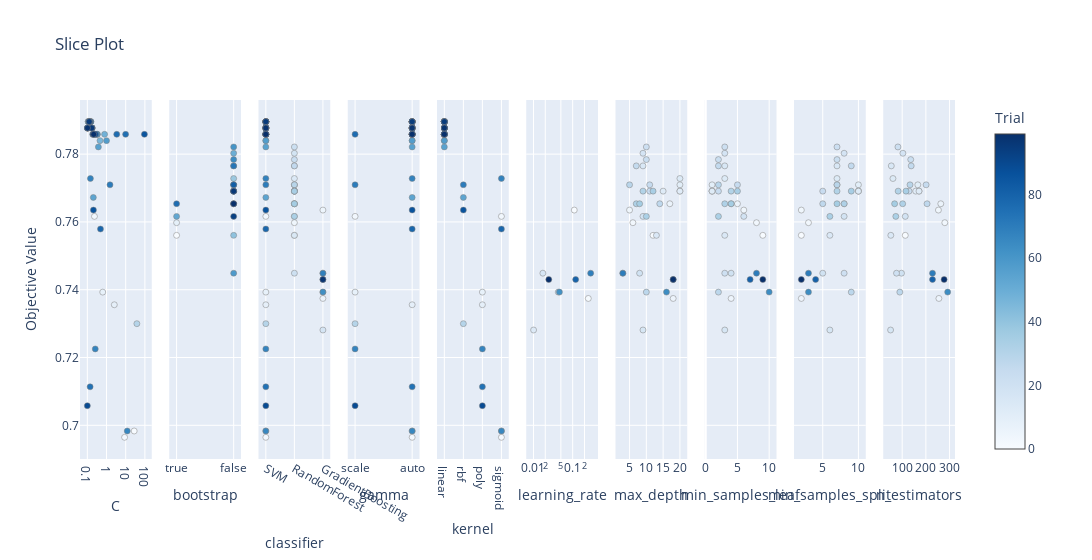

Notebook source saved alongside this figure:
### Code cell
# 3. Slice Plot
plot_slice(study).show()

### Figure 1 — Plotly figure (JSON) as saved in the notebook; plotly's stock layout.template omitted (floating-point values rounded to 4 significant figures)
{"data": [{"marker": {"color": [0, 2, 3, 8, 9, 30, 36, 37, 38, 39, 40, 41, 42, 43, 44, 45, 46, 47, 48, 49, 50, 51, 52, 53, 54, 55, 56, 57, 58, 59, 60, 61, 62, 64, 65, 66, 67, 68, 70, 71, 72, 73, 74, 75, 76, 77, 78, 80, 81, 82, 83, 84, 85, 86, 87, 88, 89, 90, 91, 92, 93, 94, 95, 96, 98, 99], "colorbar": {"title": {"text": "Trial"}, "x": 1, "xpad": 40}, "colorscale": [[0, "rgb(247,251,255)"], [0.125, "rgb(222,235,247)"], [0.25, "rgb(198,219,239)"], [0.375, "rgb(158,202,225)"], [0.5, "rgb(107,174,214)"], [0.625, "rgb(66,146,198)"], [0.75, "rgb(33,113,181)"], [0.875, "rgb(8,81,156)"], [1, "rgb(8,48,107)"]], "line": {"color": "Grey", "width": 0.5}, "showscale": true}, "mode": "markers", "name": "Feasible Trial", "showlegend": false, "type": "scatter", "x": [27.67, 8.756, 0.2346, 0.6337, 2.544, 38.16, 0.1108, 0.1252, 0.1898, 0.1024, 0.1112, 0.1033, 0.1138, 0.1083, 0.3322, 0.1026, 0.456, 0.2122, 0.7923, 0.1037, 0.2018, 0.1009, 0.1799, 0.1149, 0.2056, 0.3768, 0.174, 1.001, 0.1553, 0.3295, 0.1344, 0.1438, 0.1544, 0.3099, 0.142, 12.03, 0.259, 0.1447, 1.516, 0.1432, 0.1511, 0.2462, 0.1393, 9.893, 3.401, 0.139, 0.4841, 0.2467, 0.1242, 0.1762, 0.1004, 0.132, 94.49, 0.2077, 0.1255, 0.2675, 0.1, 0.1753, 0.1344, 0.1667, 0.125, 0.1996, 0.1252, 0.1705, 0.1022, 0.2157], "xaxis": "x", "y": [0.6983, 0.6965, 0.7616, 0.7393, 0.7356, 0.73, 0.7896, 0.7896, 0.7858, 0.7877, 0.7896, 0.7877, 0.7896, 0.7877, 0.7858, 0.7877, 0.784, 0.7858, 0.7858, 0.7877, 0.7858, 0.7877, 0.7877, 0.7896, 0.7672, 0.7821, 0.7877, 0.784, 0.7877, 0.7858, 0.7896, 0.7896, 0.7896, 0.7858, 0.7896, 0.6983, 0.7225, 0.7728, 0.7709, 0.7896, 0.7896, 0.7858, 0.7114, 0.7858, 0.7858, 0.7896, 0.7579, 0.7858, 0.7896, 0.7877, 0.7877, 0.7896, 0.7858, 0.7635, 0.7896, 0.7858, 0.7058, 0.7877, 0.7896, 0.7877, 0.7896, 0.7858, 0.7896, 0.7877, 0.7877, 0.7858], "yaxis": "y"}, {"marker": {"color": [1, 4, 7, 10, 11, 12, 13, 14, 15, 16, 18, 19, 21, 22, 23, 24, 25, 26, 27, 29, 31, 32, 33, 34, 35], "colorbar": {"title": {"text": "Trial"}, "x": 1, "xpad": 40}, "colorscale": [[0, "rgb(247,251,255)"], [0.125, "rgb(222,235,247)"], [0.25, "rgb(198,219,239)"], [0.375, "rgb(158,202,225)"], [0.5, "rgb(107,174,214)"], [0.625, "rgb(66,146,198)"], [0.75, "rgb(33,113,181)"], [0.875, "rgb(8,81,156)"], [1, "rgb(8,48,107)"]], "line": {"color": "Grey", "width": 0.5}, "showscale": false}, "mode": "markers", "name": "Feasible Trial", "showlegend": false, "type": "scatter", "x": [true, true, false, false, false, false, false, false, false, false, false, true, false, false, false, false, false, false, true, false, false, false, false, false, false], "xaxis": "x2", "y": [0.7561, 0.7598, 0.7654, 0.7691, 0.7709, 0.7691, 0.7691, 0.7728, 0.7561, 0.7765, 0.7803, 0.7616, 0.7449, 0.7821, 0.7784, 0.7691, 0.7709, 0.7765, 0.7654, 0.7709, 0.7691, 0.7654, 0.7616, 0.7691, 0.7654], "yaxis": "y2"}, {"marker": {"color": [0, 1, 2, 3, 4, 5, 6, 7, 8, 9, 10, 11, 12, 13, 14, 15, 16, 17, 18, 19, 20, 21, 22, 23, 24, 25, 26, 27, 28, 29, 30, 31, 32, 33, 34, 35, 36, 37, 38, 39, 40, 41, 42, 43, 44, 45, 46, 47, 48, 49, 50, 51, 52, 53, 54, 55, 56, 57, 58, 59, 60, 61, 62, 63, 64, 65, 66, 67, 68, 69, 70, 71, 72, 73, 74, 75, 76, 77, 78, 79, 80, 81, 82, 83, 84, 85, 86, 87, 88, 89, 90, 91, 92, 93, 94, 95, 96, 97, 98, 99], "colorbar": {"title": {"text": "Trial"}, "x": 1, "xpad": 40}, "colorscale": [[0, "rgb(247,251,255)"], [0.125, "rgb(222,235,247)"], [0.25, "rgb(198,219,239)"], [0.375, "rgb(158,202,225)"], [0.5, "rgb(107,174,214)"], [0.625, "rgb(66,146,198)"], [0.75, "rgb(33,113,181)"], [0.875, "rgb(8,81,156)"], [1, "rgb(8,48,107)"]], "line": {"color": "Grey", "width": 0.5}, "showscale": false}, "mode": "markers", "name": "Feasible Trial", "showlegend": false, "type": "scatter", "x": ["SVM", "RandomForest", "SVM", "SVM", "RandomForest", "GradientBoosting", "GradientBoosting", "RandomForest", "SVM", "SVM", "RandomForest", "RandomForest", "RandomForest", "RandomForest", "RandomForest", "RandomForest", "RandomForest", "GradientBoosting", "RandomForest", "RandomForest", "GradientBoosting", "RandomForest", "RandomForest", "RandomForest", "RandomForest", "RandomForest", "RandomForest", "RandomForest", "GradientBoosting", "RandomForest", "SVM", "RandomForest", "RandomForest", "RandomForest", "RandomForest", "RandomForest", "SVM", "SVM", "SVM", "SVM", "SVM", "SVM", "SVM", "SVM", "SVM", "SVM", "SVM", "SVM", "SVM", "SVM", "SVM", "SVM", "SVM", "SVM", "SVM", "SVM", "SVM", "SVM", "SVM", "SVM", "SVM", "SVM", "SVM", "GradientBoosting", "SVM", "SVM", "SVM", "SVM", "SVM", "GradientBoosting", "SVM", "SVM", "SVM", "SVM", "SVM", "SVM", "SVM", "SVM", "SVM", "GradientBoosting", "SVM", "SVM", "SVM", "SVM", "SVM", "SVM", "SVM", "SVM", "SVM", "SVM", "SVM", "SVM", "SVM", "SVM", "SVM", "SVM", "SVM", "GradientBoosting", "SVM", "SVM"], "xaxis": "x3", "y": [0.6983, 0.7561, 0.6965, 0.7616, 0.7598, 0.7635, 0.7374, 0.7654, 0.7393, 0.7356, 0.7691, 0.7709, 0.7691, 0.7691, 0.7728, 0.7561, 0.7765, 0.7281, 0.7803, 0.7616, 0.7449, 0.7449, 0.7821, 0.7784, 0.7691, 0.7709, 0.7765, 0.7654, 0.7393, 0.7709, 0.73, 0.7691, 0.7654, 0.7616, 0.7691, 0.7654, 0.7896, 0.7896, 0.7858, 0.7877, 0.7896, 0.7877, 0.7896, 0.7877, 0.7858, 0.7877, 0.784, 0.7858, 0.7858, 0.7877, 0.7858, 0.7877, 0.7877, 0.7896, 0.7672, 0.7821, 0.7877, 0.784, 0.7877, 0.7858, 0.7896, 0.7896, 0.7896, 0.7393, 0.7858, 0.7896, 0.6983, 0.7225, 0.7728, 0.7449, 0.7709, 0.7896, 0.7896, 0.7858, 0.7114, 0.7858, 0.7858, 0.7896, 0.7579, 0.743, 0.7858, 0.7896, 0.7877, 0.7877, 0.7896, 0.7858, 0.7635, 0.7896, 0.7858, 0.7058, 0.7877, 0.7896, 0.7877, 0.7896, 0.7858, 0.7896, 0.7877, 0.743, 0.7877, 0.7858], "yaxis": "y3"}, {"marker": {"color": [0, 2, 3, 8, 9, 30, 36, 37, 38, 39, 40, 41, 42, 43, 44, 45, 46, 47, 48, 49, 50, 51, 52, 53, 54, 55, 56, 57, 58, 59, 60, 61, 62, 64, 65, 66, 67, 68, 70, 71, 72, 73, 74, 75, 76, 77, 78, 80, 81, 82, 83, 84, 85, 86, 87, 88, 89, 90, 91, 92, 93, 94, 95, 96, 98, 99], "colorbar": {"title": {"text": "Trial"}, "x": 1, "xpad": 40}, "colorscale": [[0, "rgb(247,251,255)"], [0.125, "rgb(222,235,247)"], [0.25, "rgb(198,219,239)"], [0.375, "rgb(158,202,225)"], [0.5, "rgb(107,174,214)"], [0.625, "rgb(66,146,198)"], [0.75, "rgb(33,113,181)"], [0.875, "rgb(8,81,156)"], [1, "rgb(8,48,107)"]], "line": {"color": "Grey", "width": 0.5}, "showscale": false}, "mode": "markers", "name": "Feasible Trial", "showlegend": false, "type": "scatter", "x": ["auto", "auto", "scale", "scale", "auto", "scale", "auto", "auto", "auto", "auto", "auto", "auto", "auto", "auto", "auto", "auto", "auto", "auto", "auto", "auto", "auto", "auto", "auto", "auto", "auto", "auto", "auto", "auto", "auto", "auto", "auto", "auto", "auto", "auto", "auto", "auto", "scale", "auto", "scale", "auto", "auto", "auto", "auto", "auto", "scale", "auto", "auto", "auto", "auto", "auto", "auto", "auto", "auto", "auto", "auto", "auto", "scale", "auto", "auto", "auto", "auto", "auto", "auto", "auto", "auto", "auto"], "xaxis": "x4", "y": [0.6983, 0.6965, 0.7616, 0.7393, 0.7356, 0.73, 0.7896, 0.7896, 0.7858, 0.7877, 0.7896, 0.7877, 0.7896, 0.7877, 0.7858, 0.7877, 0.784, 0.7858, 0.7858, 0.7877, 0.7858, 0.7877, 0.7877, 0.7896, 0.7672, 0.7821, 0.7877, 0.784, 0.7877, 0.7858, 0.7896, 0.7896, 0.7896, 0.7858, 0.7896, 0.6983, 0.7225, 0.7728, 0.7709, 0.7896, 0.7896, 0.7858, 0.7114, 0.7858, 0.7858, 0.7896, 0.7579, 0.7858, 0.7896, 0.7877, 0.7877, 0.7896, 0.7858, 0.7635, 0.7896, 0.7858, 0.7058, 0.7877, 0.7896, 0.7877, 0.7896, 0.7858, 0.7896, 0.7877, 0.7877, 0.7858], "yaxis": "y4"}, {"marker": {"color": [0, 2, 3, 8, 9, 30, 36, 37, 38, 39, 40, 41, 42, 43, 44, 45, 46, 47, 48, 49, 50, 51, 52, 53, 54, 55, 56, 57, 58, 59, 60, 61, 62, 64, 65, 66, 67, 68, 70, 71, 72, 73, 74, 75, 76, 77, 78, 80, 81, 82, 83, 84, 85, 86, 87, 88, 89, 90, 91, 92, 93, 94, 95, 96, 98, 99], "colorbar": {"title": {"text": "Trial"}, "x": 1, "xpad": 40}, "colorscale": [[0, "rgb(247,251,255)"], [0.125, "rgb(222,235,247)"], [0.25, "rgb(198,219,239)"], [0.375, "rgb(158,202,225)"], [0.5, "rgb(107,174,214)"], [0.625, "rgb(66,146,198)"], [0.75, "rgb(33,113,181)"], [0.875, "rgb(8,81,156)"], [1, "rgb(8,48,107)"]], "line": {"color": "Grey", "width": 0.5}, "showscale": false}, "mode": "markers", "name": "Feasible Trial", "showlegend": false, "type": "scatter", "x": ["sigmoid", "sigmoid", "sigmoid", "poly", "poly", "rbf", "linear", "linear", "linear", "linear", "linear", "linear", "linear", "linear", "linear", "linear", "linear", "linear", "linear", "linear", "linear", "linear", "linear", "linear", "rbf", "linear", "linear", "linear", "linear", "linear", "linear", "linear", "linear", "linear", "linear", "sigmoid", "poly", "sigmoid", "rbf", "linear", "linear", "linear", "poly", "linear", "linear", "linear", "sigmoid", "linear", "linear", "linear", "linear", "linear", "linear", "rbf", "linear", "linear", "poly", "linear", "linear", "linear", "linear", "linear", "linear", "linear", "linear", "linear"], "xaxis": "x5", "y": [0.6983, 0.6965, 0.7616, 0.7393, 0.7356, 0.73, 0.7896, 0.7896, 0.7858, 0.7877, 0.7896, 0.7877, 0.7896, 0.7877, 0.7858, 0.7877, 0.784, 0.7858, 0.7858, 0.7877, 0.7858, 0.7877, 0.7877, 0.7896, 0.7672, 0.7821, 0.7877, 0.784, 0.7877, 0.7858, 0.7896, 0.7896, 0.7896, 0.7858, 0.7896, 0.6983, 0.7225, 0.7728, 0.7709, 0.7896, 0.7896, 0.7858, 0.7114, 0.7858, 0.7858, 0.7896, 0.7579, 0.7858, 0.7896, 0.7877, 0.7877, 0.7896, 0.7858, 0.7635, 0.7896, 0.7858, 0.7058, 0.7877, 0.7896, 0.7877, 0.7896, 0.7858, 0.7896, 0.7877, 0.7877, 0.7858], "yaxis": "y5"}, {"marker": {"color": [5, 6, 17, 20, 28, 63, 69, 79, 97], "colorbar": {"title": {"text": "Trial"}, "x": 1, "xpad": 40}, "colorscale": [[0, "rgb(247,251,255)"], [0.125, "rgb(222,235,247)"], [0.25, "rgb(198,219,239)"], [0.375, "rgb(158,202,225)"], [0.5, "rgb(107,174,214)"], [0.625, "rgb(66,146,198)"], [0.75, "rgb(33,113,181)"], [0.875, "rgb(8,81,156)"], [1, "rgb(8,48,107)"]], "line": {"color": "Grey", "width": 0.5}, "showscale": false}, "mode": "markers", "name": "Feasible Trial", "showlegend": false, "type": "scatter", "x": [0.1097, 0.2505, 0.01007, 0.01735, 0.04284, 0.04591, 0.2876, 0.1192, 0.02455], "xaxis": "x6", "y": [0.7635, 0.7374, 0.7281, 0.7449, 0.7393, 0.7393, 0.7449, 0.743, 0.743], "yaxis": "y6"}, {"marker": {"color": [1, 4, 5, 6, 7, 10, 11, 12, 13, 14, 15, 16, 17, 18, 19, 20, 21, 22, 23, 24, 25, 26, 27, 28, 29, 31, 32, 33, 34, 35, 63, 69, 79, 97], "colorbar": {"title": {"text": "Trial"}, "x": 1, "xpad": 40}, "colorscale": [[0, "rgb(247,251,255)"], [0.125, "rgb(222,235,247)"], [0.25, "rgb(198,219,239)"], [0.375, "rgb(158,202,225)"], [0.5, "rgb(107,174,214)"], [0.625, "rgb(66,146,198)"], [0.75, "rgb(33,113,181)"], [0.875, "rgb(8,81,156)"], [1, "rgb(8,48,107)"]], "line": {"color": "Grey", "width": 0.5}, "showscale": false}, "mode": "markers", "name": "Feasible Trial", "showlegend": false, "type": "scatter", "x": [12, 6, 5, 18, 17, 20, 20, 20, 15, 20, 13, 9, 9, 9, 9, 8, 3, 10, 10, 11, 11, 7, 14, 10, 5, 9, 7, 10, 12, 8, 16, 3, 18, 18], "xaxis": "x7", "y": [0.7561, 0.7598, 0.7635, 0.7374, 0.7654, 0.7691, 0.7709, 0.7691, 0.7691, 0.7728, 0.7561, 0.7765, 0.7281, 0.7803, 0.7616, 0.7449, 0.7449, 0.7821, 0.7784, 0.7691, 0.7709, 0.7765, 0.7654, 0.7393, 0.7709, 0.7691, 0.7654, 0.7616, 0.7691, 0.7654, 0.7393, 0.7449, 0.743, 0.743], "yaxis": "y7"}, {"marker": {"color": [1, 4, 5, 6, 7, 10, 11, 12, 13, 14, 15, 16, 17, 18, 19, 20, 21, 22, 23, 24, 25, 26, 27, 28, 29, 31, 32, 33, 34, 35, 63, 69, 79, 97], "colorbar": {"title": {"text": "Trial"}, "x": 1, "xpad": 40}, "colorscale": [[0, "rgb(247,251,255)"], [0.125, "rgb(222,235,247)"], [0.25, "rgb(198,219,239)"], [0.375, "rgb(158,202,225)"], [0.5, "rgb(107,174,214)"], [0.625, "rgb(66,146,198)"], [0.75, "rgb(33,113,181)"], [0.875, "rgb(8,81,156)"], [1, "rgb(8,48,107)"]], "line": {"color": "Grey", "width": 0.5}, "showscale": false}, "mode": "markers", "name": "Feasible Trial", "showlegend": false, "type": "scatter", "x": [9, 8, 6, 4, 5, 1, 1, 1, 1, 3, 3, 3, 3, 3, 6, 4, 3, 3, 2, 2, 5, 2, 4, 2, 2, 4, 3, 2, 5, 4, 10, 8, 7, 9], "xaxis": "x8", "y": [0.7561, 0.7598, 0.7635, 0.7374, 0.7654, 0.7691, 0.7709, 0.7691, 0.7691, 0.7728, 0.7561, 0.7765, 0.7281, 0.7803, 0.7616, 0.7449, 0.7449, 0.7821, 0.7784, 0.7691, 0.7709, 0.7765, 0.7654, 0.7393, 0.7709, 0.7691, 0.7654, 0.7616, 0.7691, 0.7654, 0.7393, 0.7449, 0.743, 0.743], "yaxis": "y8"}, {"marker": {"color": [1, 4, 5, 6, 7, 10, 11, 12, 13, 14, 15, 16, 17, 18, 19, 20, 21, 22, 23, 24, 25, 26, 27, 28, 29, 31, 32, 33, 34, 35, 63, 69, 79, 97], "colorbar": {"title": {"text": "Trial"}, "x": 1, "xpad": 40}, "colorscale": [[0, "rgb(247,251,255)"], [0.125, "rgb(222,235,247)"], [0.25, "rgb(198,219,239)"], [0.375, "rgb(158,202,225)"], [0.5, "rgb(107,174,214)"], [0.625, "rgb(66,146,198)"], [0.75, "rgb(33,113,181)"], [0.875, "rgb(8,81,156)"], [1, "rgb(8,48,107)"]], "line": {"color": "Grey", "width": 0.5}, "showscale": false}, "mode": "markers", "name": "Feasible Trial", "showlegend": false, "type": "scatter", "x": [2, 3, 2, 2, 8, 10, 10, 10, 10, 7, 6, 7, 6, 8, 8, 5, 8, 7, 7, 5, 7, 9, 5, 9, 7, 7, 8, 6, 9, 7, 3, 3, 4, 2], "xaxis": "x9", "y": [0.7561, 0.7598, 0.7635, 0.7374, 0.7654, 0.7691, 0.7709, 0.7691, 0.7691, 0.7728, 0.7561, 0.7765, 0.7281, 0.7803, 0.7616, 0.7449, 0.7449, 0.7821, 0.7784, 0.7691, 0.7709, 0.7765, 0.7654, 0.7393, 0.7709, 0.7691, 0.7654, 0.7616, 0.7691, 0.7654, 0.7393, 0.7449, 0.743, 0.743], "yaxis": "y9"}, {"marker": {"color": [1, 4, 5, 6, 7, 10, 11, 12, 13, 14, 15, 16, 17, 18, 19, 20, 21, 22, 23, 24, 25, 26, 27, 28, 29, 31, 32, 33, 34, 35, 63, 69, 79, 97], "colorbar": {"title": {"text": "Trial"}, "x": 1, "xpad": 40}, "colorscale": [[0, "rgb(247,251,255)"], [0.125, "rgb(222,235,247)"], [0.25, "rgb(198,219,239)"], [0.375, "rgb(158,202,225)"], [0.5, "rgb(107,174,214)"], [0.625, "rgb(66,146,198)"], [0.75, "rgb(33,113,181)"], [0.875, "rgb(8,81,156)"], [1, "rgb(8,48,107)"]], "line": {"color": "Grey", "width": 0.5}, "showscale": false}, "mode": "markers", "name": "Feasible Trial", "showlegend": false, "type": "scatter", "x": [113, 280, 253, 255, 263, 171, 166, 157, 171, 61, 52, 54, 51, 103, 113, 97, 76, 82, 136, 129, 201, 138, 205, 90, 133, 83, 102, 73, 116, 68, 292, 228, 228, 277], "xaxis": "x10", "y": [0.7561, 0.7598, 0.7635, 0.7374, 0.7654, 0.7691, 0.7709, 0.7691, 0.7691, 0.7728, 0.7561, 0.7765, 0.7281, 0.7803, 0.7616, 0.7449, 0.7449, 0.7821, 0.7784, 0.7691, 0.7709, 0.7765, 0.7654, 0.7393, 0.7709, 0.7691, 0.7654, 0.7616, 0.7691, 0.7654, 0.7393, 0.7449, 0.743, 0.743], "yaxis": "y10"}], "layout": {"title": {"text": "Slice Plot"}, "width": 3000, "xaxis": {"anchor": "y", "domain": [0, 0.082], "title": {"text": "C"}, "type": "log"}, "xaxis10": {"anchor": "y10", "domain": [0.918, 1.0], "title": {"text": "n_estimators"}}, "xaxis2": {"anchor": "y2", "categoryarray": [true, false], "categoryorder": "array", "domain": [0.102, 0.184], "title": {"text": "bootstrap"}, "type": "category"}, "xaxis3": {"anchor": "y3", "categoryarray": ["SVM", "RandomForest", "GradientBoosting"], "categoryorder": "array", "domain": [0.204, 0.286], "title": {"text": "classifier"}, "type": "category"}, "xaxis4": {"anchor": "y4", "categoryarray": ["scale", "auto"], "categoryorder": "array", "domain": [0.306, 0.388], "title": {"text": "gamma"}, "type": "category"}, "xaxis5": {"anchor": "y5", "categoryarray": ["linear", "rbf", "poly", "sigmoid"], "categoryorder": "array", "domain": [0.408, 0.49], "title": {"text": "kernel"}, "type": "category"}, "xaxis6": {"anchor": "y6", "domain": [0.51, 0.592], "title": {"text": "learning_rate"}, "type": "log"}, "xaxis7": {"anchor": "y7", "domain": [0.612, 0.694], "title": {"text": "max_depth"}}, "xaxis8": {"anchor": "y8", "domain": [0.714, 0.796], "title": {"text": "min_samples_leaf"}}, "xaxis9": {"anchor": "y9", "domain": [0.816, 0.898], "title": {"text": "min_samples_split"}}, "yaxis": {"anchor": "x", "domain": [0, 1], "title": {"text": "Objective Value"}}, "yaxis10": {"anchor": "x10", "domain": [0, 1], "matches": "y", "showticklabels": false}, "yaxis2": {"anchor": "x2", "domain": [0, 1], "matches": "y", "showticklabels": false}, "yaxis3": {"anchor": "x3", "domain": [0, 1], "matches": "y", "showticklabels": false}, "yaxis4": {"anchor": "x4", "domain": [0, 1], "matches": "y", "showticklabels": false}, "yaxis5": {"anchor": "x5", "domain": [0, 1], "matches": "y", "showticklabels": false}, "yaxis6": {"anchor": "x6", "domain": [0, 1], "matches": "y", "showticklabels": false}, "yaxis7": {"anchor": "x7", "domain": [0, 1], "matches": "y", "showticklabels": false}, "yaxis8": {"anchor": "x8", "domain": [0, 1], "matches": "y", "showticklabels": false}, "yaxis9": {"anchor": "x9", "domain": [0, 1], "matches": "y", "showticklabels": false}}}
